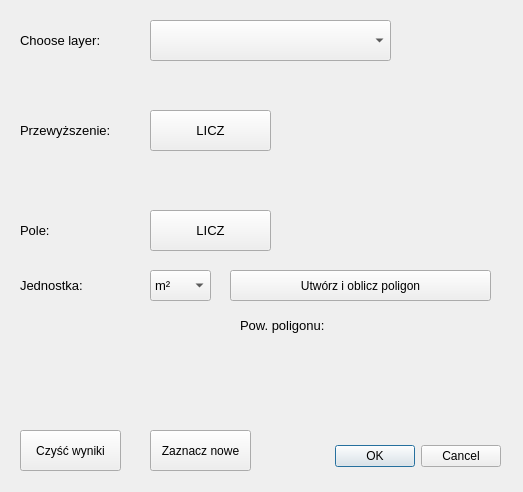
<?xml version="1.0" encoding="UTF-8"?>
<ui version="4.0">
 <class>BasicCalculationsDialogBase</class>
 <widget class="QDialog" name="BasicCalculationsDialogBase">
  <property name="geometry">
   <rect>
    <x>0</x>
    <y>0</y>
    <width>523</width>
    <height>492</height>
   </rect>
  </property>
  <property name="windowTitle">
   <string>Basic Calculations</string>
  </property>
  <widget class="QDialogButtonBox" name="button_box">
   <property name="geometry">
    <rect>
     <x>300</x>
     <y>440</y>
     <width>201</width>
     <height>32</height>
    </rect>
   </property>
   <property name="orientation">
    <enum>Qt::Horizontal</enum>
   </property>
   <property name="standardButtons">
    <set>QDialogButtonBox::Cancel|QDialogButtonBox::Ok</set>
   </property>
  </widget>
  <widget class="QgsMapLayerComboBox" name="mMapLayerComboBox">
   <property name="geometry">
    <rect>
     <x>150</x>
     <y>20</y>
     <width>241</width>
     <height>41</height>
    </rect>
   </property>
  </widget>
  <widget class="QLabel" name="teskt_wybor">
   <property name="geometry">
    <rect>
     <x>20</x>
     <y>20</y>
     <width>111</width>
     <height>41</height>
    </rect>
   </property>
   <property name="font">
    <font>
     <pointsize>10</pointsize>
    </font>
   </property>
   <property name="text">
    <string>Choose layer:</string>
   </property>
  </widget>
  <widget class="QPushButton" name="przycisk_pole">
   <property name="geometry">
    <rect>
     <x>150</x>
     <y>210</y>
     <width>121</width>
     <height>41</height>
    </rect>
   </property>
   <property name="font">
    <font>
     <pointsize>10</pointsize>
    </font>
   </property>
   <property name="text">
    <string>LICZ</string>
   </property>
  </widget>
  <widget class="QPushButton" name="przycisk_przew">
   <property name="geometry">
    <rect>
     <x>150</x>
     <y>110</y>
     <width>121</width>
     <height>41</height>
    </rect>
   </property>
   <property name="font">
    <font>
     <pointsize>10</pointsize>
    </font>
   </property>
   <property name="text">
    <string>LICZ</string>
   </property>
  </widget>
  <widget class="QLabel" name="label_pole">
   <property name="geometry">
    <rect>
     <x>300</x>
     <y>210</y>
     <width>101</width>
     <height>41</height>
    </rect>
   </property>
   <property name="font">
    <font>
     <pointsize>9</pointsize>
    </font>
   </property>
   <property name="text">
    <string/>
   </property>
  </widget>
  <widget class="QLabel" name="label_wys">
   <property name="geometry">
    <rect>
     <x>300</x>
     <y>110</y>
     <width>101</width>
     <height>41</height>
    </rect>
   </property>
   <property name="font">
    <font>
     <pointsize>9</pointsize>
    </font>
   </property>
   <property name="text">
    <string/>
   </property>
  </widget>
  <widget class="QComboBox" name="comboBox">
   <property name="geometry">
    <rect>
     <x>150</x>
     <y>270</y>
     <width>61</width>
     <height>31</height>
    </rect>
   </property>
   <property name="font">
    <font>
     <pointsize>10</pointsize>
    </font>
   </property>
   <item>
    <property name="text">
     <string>m²</string>
    </property>
   </item>
   <item>
    <property name="text">
     <string>ha</string>
    </property>
   </item>
   <item>
    <property name="text">
     <string>ar</string>
    </property>
   </item>
  </widget>
  <widget class="QLabel" name="label">
   <property name="geometry">
    <rect>
     <x>20</x>
     <y>270</y>
     <width>81</width>
     <height>31</height>
    </rect>
   </property>
   <property name="font">
    <font>
     <pointsize>10</pointsize>
    </font>
   </property>
   <property name="text">
    <string>Jednostka:</string>
   </property>
  </widget>
  <widget class="QLabel" name="label_2">
   <property name="geometry">
    <rect>
     <x>20</x>
     <y>110</y>
     <width>121</width>
     <height>41</height>
    </rect>
   </property>
   <property name="font">
    <font>
     <pointsize>10</pointsize>
    </font>
   </property>
   <property name="text">
    <string>Przewyższenie:</string>
   </property>
  </widget>
  <widget class="QLabel" name="label_3">
   <property name="geometry">
    <rect>
     <x>20</x>
     <y>210</y>
     <width>111</width>
     <height>41</height>
    </rect>
   </property>
   <property name="font">
    <font>
     <pointsize>10</pointsize>
    </font>
   </property>
   <property name="text">
    <string>Pole:</string>
   </property>
  </widget>
  <widget class="QPushButton" name="przycisk_czysc">
   <property name="geometry">
    <rect>
     <x>20</x>
     <y>430</y>
     <width>101</width>
     <height>41</height>
    </rect>
   </property>
   <property name="font">
    <font>
     <pointsize>9</pointsize>
    </font>
   </property>
   <property name="text">
    <string>Czyść wyniki</string>
   </property>
  </widget>
  <widget class="QPushButton" name="przycisk_zaznacz">
   <property name="geometry">
    <rect>
     <x>150</x>
     <y>430</y>
     <width>101</width>
     <height>41</height>
    </rect>
   </property>
   <property name="font">
    <font>
     <pointsize>9</pointsize>
    </font>
   </property>
   <property name="text">
    <string>Zaznacz nowe</string>
   </property>
  </widget>
  <widget class="QPushButton" name="poligon">
   <property name="geometry">
    <rect>
     <x>230</x>
     <y>270</y>
     <width>261</width>
     <height>31</height>
    </rect>
   </property>
   <property name="font">
    <font>
     <pointsize>9</pointsize>
    </font>
   </property>
   <property name="text">
    <string>Utwórz i oblicz poligon</string>
   </property>
  </widget>
  <widget class="QLabel" name="label_pole_poligon">
   <property name="geometry">
    <rect>
     <x>240</x>
     <y>310</y>
     <width>111</width>
     <height>31</height>
    </rect>
   </property>
   <property name="font">
    <font>
     <pointsize>10</pointsize>
    </font>
   </property>
   <property name="text">
    <string>Pow. poligonu:</string>
   </property>
  </widget>
  <widget class="QLabel" name="label_poligon">
   <property name="geometry">
    <rect>
     <x>370</x>
     <y>310</y>
     <width>111</width>
     <height>31</height>
    </rect>
   </property>
   <property name="font">
    <font>
     <pointsize>9</pointsize>
    </font>
   </property>
   <property name="text">
    <string/>
   </property>
  </widget>
 </widget>
 <customwidgets>
  <customwidget>
   <class>QgsMapLayerComboBox</class>
   <extends>QComboBox</extends>
   <header>qgsmaplayercombobox.h</header>
  </customwidget>
 </customwidgets>
 <resources/>
 <connections>
  <connection>
   <sender>button_box</sender>
   <signal>accepted()</signal>
   <receiver>BasicCalculationsDialogBase</receiver>
   <slot>accept()</slot>
   <hints>
    <hint type="sourcelabel">
     <x>20</x>
     <y>20</y>
    </hint>
    <hint type="destinationlabel">
     <x>20</x>
     <y>20</y>
    </hint>
   </hints>
  </connection>
  <connection>
   <sender>button_box</sender>
   <signal>rejected()</signal>
   <receiver>BasicCalculationsDialogBase</receiver>
   <slot>reject()</slot>
   <hints>
    <hint type="sourcelabel">
     <x>20</x>
     <y>20</y>
    </hint>
    <hint type="destinationlabel">
     <x>20</x>
     <y>20</y>
    </hint>
   </hints>
  </connection>
 </connections>
</ui>
